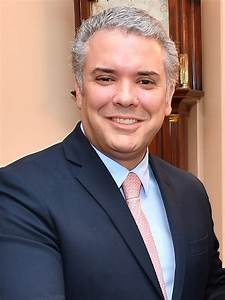
#> input picture Face_Recognition/duque.jpeg, 225 x 300 px
$ python crop_face_recognition_image.py ../Face_Recognition/duque.jpeg   (Python 2 division)
#> lines starting #> are read from the running program, lines starting #| are printed output that depends on the picture
'''
Sources:
http://opencv.willowgarage.com/documentation/python/cookbook.html
http://www.lucaamore.com/?p=638
'''

#Python 2.7.2
#Opencv 2.4.2
#PIL 1.1.7

import cv2 as cv #Opencv
from PIL import Image #Image from PIL
import glob
import os
import sys

# [32 lines left out: function DetectFace, not called in this run]

def pil2cvGrey(pil_im):
    # Convert a PIL image to a greyscale cv image
    # from: http://pythonpath.wordpress.com/2012/05/08/pil-to-opencv-image/
    pil_im = pil_im.convert('L')
    cv_im = cv.CreateImageHeader(pil_im.size, cv.IPL_DEPTH_8U, 1)
    cv.SetData(cv_im, pil_im.tostring(), pil_im.size[0]  )
    return cv_im

def cv2pil(cv_im):
    # Convert the cv image to a PIL image
    return Image.fromstring("L", cv.GetSize(cv_im), cv_im.tostring())

# [39 lines left out: functions imgCrop, faceCrop, not called in this run]

def test(imageFilePath):
#> called with imageFilePath = '../Face_Recognition/duque.jpeg'
    pil_im=Image.open(imageFilePath)
#> pil_im is the input picture: PIL image 225x300 RGB; mean R, G, B 135.1, 113.4, 110.3
    cv_im=pil2cvGrey(pil_im)
#> in pil2cvGrey, `pil_im = pil_im.convert('L')`:
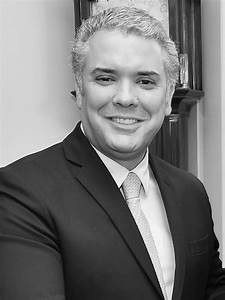
#> pil_im: PIL image 225x300 L; min 0, max 255, mean 119.6
    # Select one of the haarcascade files:
    #   haarcascade_frontalface_alt.xml  <-- Best one?
    #   haarcascade_frontalface_alt2.xml
    #   haarcascade_frontalface_alt_tree.xml
    #   haarcascade_frontalface_default.xml
    #   haarcascade_profileface.xml
    faceCascade = cv.Load('haarcascade_frontalface_alt.xml')
    face_im=DetectFace(cv_im,faceCascade, returnImage=True)
    img=cv2pil(face_im)
    img.show()
    img.save('test.png')


# Test the algorithm on an image
#test('testPics/faces.jpg')
#> (the run stopped early here; a loop or call above may not have finished)

$ run again, on Face_Recognition/trump.jpeg
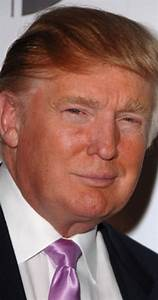
#> input picture Face_Recognition/trump.jpeg, 158 x 300 px
#> in test, pil_im is the input picture: PIL image 158x300 RGB; mean R, G, B 135.8, 98.6, 91
#> in pil2cvGrey, `pil_im = pil_im.convert('L')`:
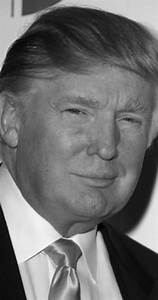
#> pil_im: PIL image 158x300 L; min 0, max 255, mean 108.9
